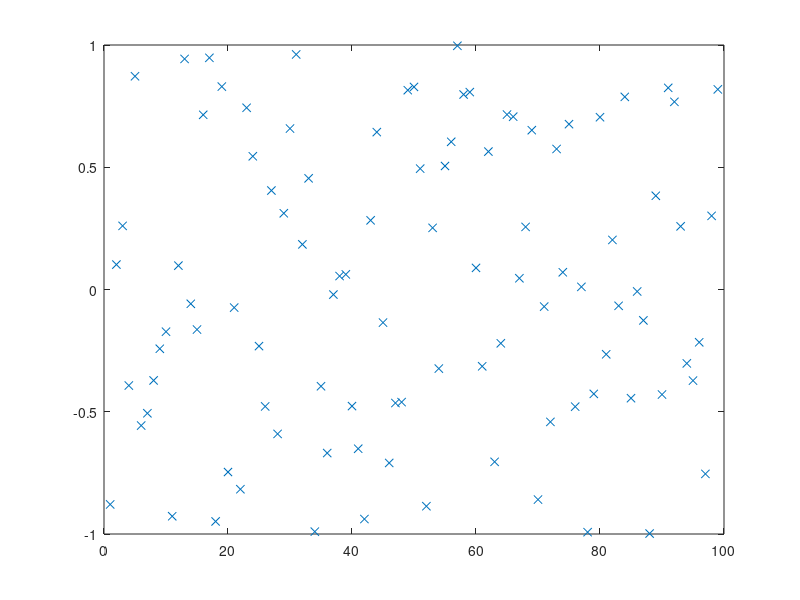

Reproduce this figure in MATLAB. (Note: this script raises an error after producing the figure.)
% script <a href="matlab:RC_QuickSortTest">RC_QuickSortTest</a>
% Test <a href="matlab:help RC_InsertionSort">RC_InsertionSort</a> on a random set of data.
% See <a href="matlab:RCweb">Numerical Renaissance: simulation, optimization, & control</a>, Section 7.1.5.
% Part of <a href="matlab:help RCC">Numerical Renaissance Codebase 1.0</a>, <a href="matlab:help RCchap07">Chapter 7</a>; please read the <a href="matlab:help RCcopyleft">copyleft</a>.

n=99; D=2*rand(n,1)-1; close all, plot(D(:,1),'x'), pause(0.5)
[D,index]=RC_QuickSort(D,1,n);       plot(D(:,1),'x')

% end script RC_QuickSortTest
